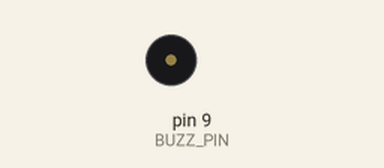
Recording of a sketch running on a simulated Arduino Uno, built with avr-gcc and run on an emulated ATmega328P. Parts: buzzer (waves = sounding).

Above: at 0.1 s.
At 35.6 s:
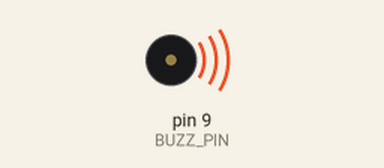
Timing chart, 0 to 40.0 s (numbered marks = the images above):
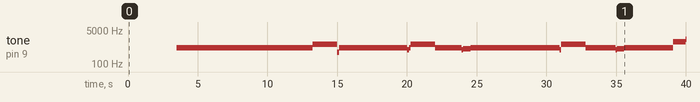

The sketch:

test_song.ino
```cpp
/*
Plays the song extracted from:
David_Bowie_-_Space_Oddity.arduino.json
:contentReference[oaicite:0]{index=0}

Hardware:
- Passive buzzer on D9 (D9 -> 300Ω -> buzzer+ ; buzzer- -> GND)

Timing:
- MIDI ticks_per_beat = 384 (from JSON)
- Set BPM below to control overall speed
*/

#include <Arduino.h>
#include <avr/pgmspace.h>

const uint8_t BUZZ_PIN = 9;

// Change this to match the tempo you want
const uint16_t BPM = 120;

// From JSON
const uint16_t TICKS_PER_BEAT = 384;

// Optional global transpose (semitones). 0 = original.
const int8_t TRANSPOSE = 0;

// Notes are MIDI note numbers; -1 = rest
const int16_t SONG_NOTES[] PROGMEM = {
  -1, 76, 83, 67, 76, 72, 76, 83, 76, 72, 74, 76, 72, 83,
  76, 72, 74, 76, 88, 93, 86, 93, 88, 79, 80, 81, 80, 79,
  81, 80, 79, 81, 79, 80, 81, 80, 79, 81, 80, 79, 81, 76,
  77, 76, 79, 77, 53, 76, 64, 77, 60, 79, 76, 64, 77, 79,
  76, 93, 91, 93, 76, 91, 90, 92, 79, 80, 81, 80, 79, 81,
  80, 79, 81, 86, 96, 86, 96, 81, 96, 86, 81, 84, 83, 96,
  95, 81, 79, 77, 76, 77, 76, 79, 77, 53, 76, 64, 77, 60,
  79, 59, 76, 64, 77, 79, 59, 79, 76, 93, 91, 93, 76, 91,
  90, 92
};

const int16_t SONG_TICKS[] PROGMEM = {
  2688, 7488, 1344, 96, 3744, 96, 96, 1344, 1440, 96, 384, 4896, 96, 1344,
  1632, 96, 384, 2688, 672, 768, 864, 192, 384, 1536, 1536, 1536, 768, 768,
  1536, 768, 768, 1536, 1536, 1536, 1536, 768, 768, 1536, 768, 768, 1536, 6144,
  768, 768, 2112, 96, 96, 96, 96, 96, 96, 192, 672, 96, 192, 192,
  576, 1536, 1536, 1440, 96, 1536, 1536, 1536, 1536, 1536, 1536, 768, 768, 1536,
  768, 768, 1536, 1536, 96, 288, 1056, 96, 96, 864, 576, 1536, 1536, 96,
  1056, 384, 1536, 1536, 1536, 768, 768, 2112, 96, 96, 96, 96, 96, 96,
  96, 96, 576, 96, 96, 96, 96, 96, 576, 1536, 1536, 1440, 96, 1536,
  1536, 3072
};

const uint16_t N = sizeof(SONG_NOTES) / sizeof(SONG_NOTES[0]);

static uint16_t ticksToMs(int16_t ticks) {
  // ms_per_tick = (60000 / BPM) / TICKS_PER_BEAT
  // Do in integer math with rounding.
  uint32_t numerator = (uint32_t)ticks * 60000UL;
  uint32_t denom = (uint32_t)BPM * (uint32_t)TICKS_PER_BEAT;
  return (uint16_t)((numerator + denom / 2) / denom);
}

static uint16_t midiNoteToFreq(int16_t midiNote) {
  // A4 (69) = 440 Hz
  // f = 440 * 2^((n-69)/12)
  float n = (float)midiNote;
  float f = 440.0f * powf(2.0f, (n - 69.0f) / 12.0f);
  if (f < 60.0f) return 0;       // treat too-low as rest
  if (f > 4000.0f) return 4000;  // clamp for buzzer/tone()
  return (uint16_t)(f + 0.5f);
}

void setup() {
  pinMode(BUZZ_PIN, OUTPUT);
}

void loop() {
  for (uint16_t i = 0; i < N; i++) {
    int16_t note = (int16_t)pgm_read_word(&SONG_NOTES[i]);
    int16_t tks  = (int16_t)pgm_read_word(&SONG_TICKS[i]);

    uint16_t durMs = ticksToMs(tks);

    if (note < 0) {
      noTone(BUZZ_PIN);
      delay(durMs);
      continue;
    }

    int16_t playNote = note + TRANSPOSE;
    if (playNote < 0) playNote = 0;
    if (playNote > 127) playNote = 127;

    uint16_t freq = midiNoteToFreq(playNote);
    if (freq == 0) {
      noTone(BUZZ_PIN);
      delay(durMs);
    } else {
      tone(BUZZ_PIN, freq);
      delay(durMs);
      noTone(BUZZ_PIN);
      delay(5); // tiny separation
    }
  }

  delay(2000); // pause before repeating
}
```

Source omitted: da-astronaut.c (data table, 13156 bytes), amanda-heart.c (data table, 6690 bytes)

Measured:
- by itself, tone on pin 9 (BUZZ_PIN): plays 659 Hz for 9.8 s, 988 Hz for 1.8 s, 392 Hz for 0.13 s, 659 Hz for 4.9 s, 523 Hz for 0.13 s, 659 Hz for 0.13 s … (19 notes in this stretch)
